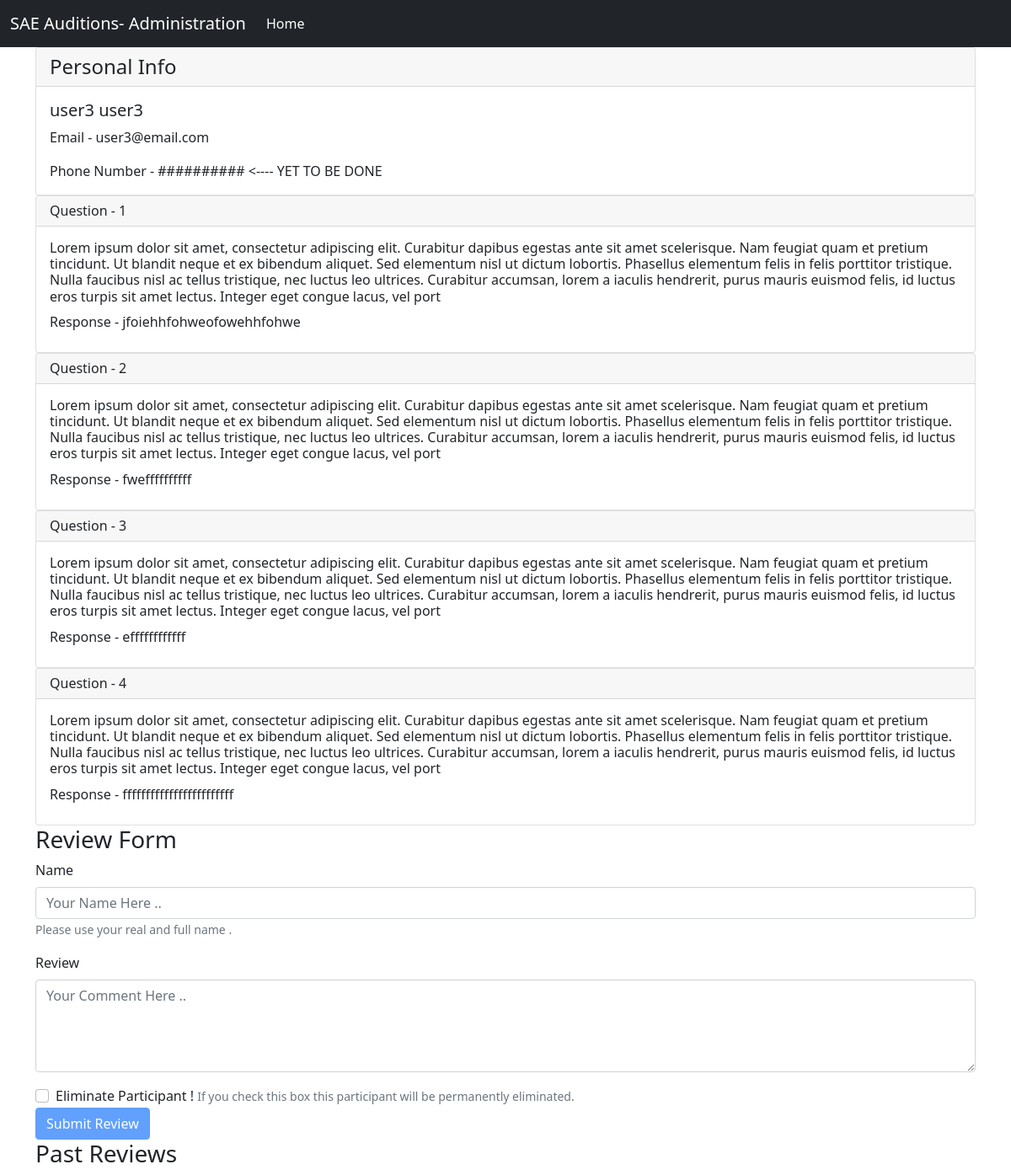
Screenshot of /administrator/response_detail/3 with the database file from the repository.
### accounts/models.py (models this page shows, shortened)
class Profile(models.Model):
    status = [
        (1,'NOT_EVALUATED'),
        (2,'EVALUATED'),
        (3,'ELIMINATED'),
    ]
    user = models.OneToOneField(User,on_delete=CASCADE)
    curr_round = models.IntegerField(default=1)
    current_status = models.IntegerField(choices=status,default=1)

### response/models.py (models this page shows, shortened)
class Response(models.Model):
    question = models.ForeignKey(Question,on_delete=models.CASCADE)
    profile = models.ForeignKey(Profile,on_delete=models.CASCADE)
    response = models.TextField()

class Question(models.Model):
    ques_round = models.IntegerField(default=1,primary_key=True)
    types = [
        ('N','NORMAL'),
        ('I','IMAGE')
    ]
    question_type = models.CharField(max_length=1,choices=types)
    text = models.CharField(max_length=500)
    image = models.ImageField(upload_to = 'media/images',blank=True)

### administrator/views.py (the view, shortened to what this page needs)
# urls.py: path('response_detail/<int:id>',views.response_detail,name='response_detail'),
def response_detail(request,id):
    profile = Profile.objects.get(id = id)
    response = Response.objects.filter(profile = profile)
    data = {}
    try:
        comments = Comment.objects.filter(profile=profile).order_by('-date_time')
        data['reviews'] = comments
    except:
        data['reviews'] = []
    data['profile'] = profile
    data['response'] = response
    return render(request,'administrator/detail.html',{'data':data})

### administrator/templates/administrator/detail.html (shortened to what this page needs)
{% extends 'base3.html' %}
{% block content %}
<div class="container">
  <div class="card">
    <h4 class="card-header">
      Personal Info
    </h4>
    <div class="card-body">
      <h5 class="card-title">{{data.profile.user.first_name}} {{data.profile.user.last_name}}</h5>
      <p class="card-text">Email - {{data.profile.user.email}}</p>
      <p class="card-text">Phone Number - ########## <---- YET TO BE DONE</p>
    </div>
  </div>
  <ul style="list-style:none ;margin:0;padding:0">
    {% for i in data.response %}
    <li>
      <div class="card">
        <h6 class="card-header">
          Question - {{i.question.ques_round}}
        </h6>
        <div class="card-body">
          <h6 class="card-text">{{i.question.text}}</h6>
          <p class="card-title">Response - {{i.response}}</p>
        </div>
      </div>
    </li>
   {% endfor %}
  </ul>
</div>
<div class="container">
  <h3>Review Form</h3>
  <form method="POST">
    <div class="mb-3">
      <label for="exampleInputEmail1" class="form-label">Name</label>
      <input id = "namefield" type="text" class="form-control" name="author" placeholder="Your Name Here ..">
      <small class="form-text text-muted">
        Please use your real and full name .
      </small>
    </div>
    <div class="mb-3">
      <label for="exampleInputPassword1" class="form-label">Review</label>
      <textarea id = "commentfield" class="form-control" rows="4" name="comment" placeholder="Your Comment Here .."></textarea>
    </div>
    <div class="form-group form-check">
      <input type="checkbox" class="form-check-input" name="eliminate">
      <label class="form-check-label" >Eliminate Participant !</label>
      <small class="form-text text-muted">
        If you check this box this participant will be permanently eliminated.
      </small>
    </div>
    <button id="button" type="submit" class="btn btn-primary">Submit Review</button>
  </form>
  <h3>Past Reviews</h3>
</div>
{% endblock %}

### rows the page displays
Profile: profile.user.first_name "user3", profile.user.last_name "user3", profile.user.email "user3@email.com"
Response: question.ques_round "1", question.text "Lorem ipsum dolor sit amet, consectetur adipiscing elit. Curabitur dapibus egestas ante sit amet scelerisque. Nam feugiat quam et pretium tincidunt. Ut blandit neque et ex bibendum aliquet. Sed elementum nisl ut dictum lobortis. Phasellus elementum felis in felis porttitor tristique. Nulla faucibus nisl ac tellus tristique, nec luctus leo ultrices. Curabitur accumsan, lorem a iaculis hendrerit, purus mauris euismod felis, id luctus eros turpis sit amet lectus. Integer eget congue lacus, vel port", response "jfoiehhfohweofowehhfohwe"
Response: question.ques_round "2", question.text "Lorem ipsum dolor sit amet, consectetur adipiscing elit. Curabitur dapibus egestas ante sit amet scelerisque. Nam feugiat quam et pretium tincidunt. Ut blandit neque et ex bibendum aliquet. Sed elementum nisl ut dictum lobortis. Phasellus elementum felis in felis porttitor tristique. Nulla faucibus nisl ac tellus tristique, nec luctus leo ultrices. Curabitur accumsan, lorem a iaculis hendrerit, purus mauris euismod felis, id luctus eros turpis sit amet lectus. Integer eget congue lacus, vel port", response "fweffffffffff"
Response: question.ques_round "3", question.text "Lorem ipsum dolor sit amet, consectetur adipiscing elit. Curabitur dapibus egestas ante sit amet scelerisque. Nam feugiat quam et pretium tincidunt. Ut blandit neque et ex bibendum aliquet. Sed elementum nisl ut dictum lobortis. Phasellus elementum felis in felis porttitor tristique. Nulla faucibus nisl ac tellus tristique, nec luctus leo ultrices. Curabitur accumsan, lorem a iaculis hendrerit, purus mauris euismod felis, id luctus eros turpis sit amet lectus. Integer eget congue lacus, vel port", response "effffffffffff"
Response: question.ques_round "4", question.text "Lorem ipsum dolor sit amet, consectetur adipiscing elit. Curabitur dapibus egestas ante sit amet scelerisque. Nam feugiat quam et pretium tincidunt. Ut blandit neque et ex bibendum aliquet. Sed elementum nisl ut dictum lobortis. Phasellus elementum felis in felis porttitor tristique. Nulla faucibus nisl ac tellus tristique, nec luctus leo ultrices. Curabitur accumsan, lorem a iaculis hendrerit, purus mauris euismod felis, id luctus eros turpis sit amet lectus. Integer eget congue lacus, vel port", response "ffffffffffffffffffffffff"
